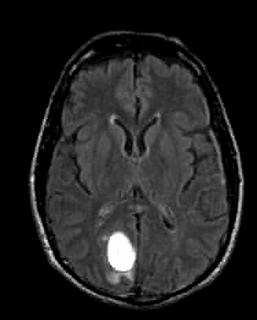
#> input picture data-science/class-3/tumor.jpg, 257 x 320 px, found by its file name
$ jupyter execute class3task.ipynb
#> lines starting #> are read from the running program, lines starting #| are printed output that depends on the picture
[cell 1]
import cv2
import numpy as np
import matplotlib.pyplot as plt

Apply vertical flip then horizontal flip to an image.

[cell 2]
image = cv2.imread('/content/tumor.jpg', cv2.IMREAD_GRAYSCALE)
#> image is the input picture: shape (320, 257); min 0, max 255, mean 34.2
# Vertical flip
flipped_image_v = cv2.flip(image, 0)
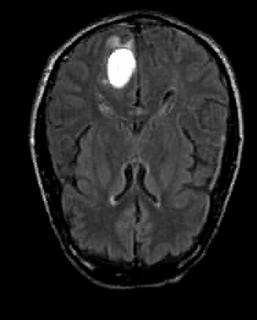
#> flipped_image_v: shape (320, 257); min 0, max 255, mean 34.2
# Horizontal flip
flipped_image_h = cv2.flip(image, 1)
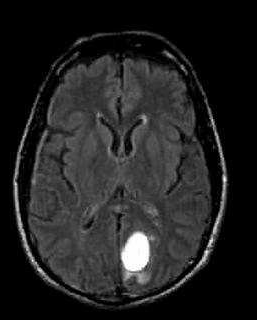
#> flipped_image_h: shape (320, 257); min 0, max 255, mean 34.2


# Display input and output images side by side
plt.figure(figsize=(15, 10))
plt.subplot(1, 3, 1)
plt.title('Original Image')
plt.imshow(image, cmap='gray')
plt.subplot(1, 3, 2)
plt.title('Vertically Flipped Image ')
plt.imshow(flipped_image_v, cmap='gray')
plt.subplot(1, 3, 3)
plt.title('Horizontally Flipped Image')
plt.imshow(flipped_image_h, cmap='gray')
plt.show()
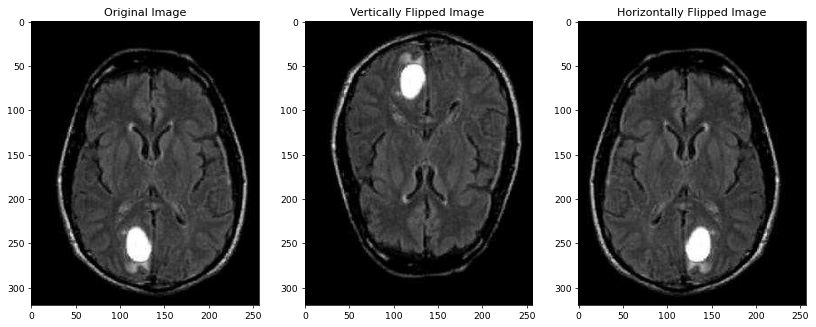
#> figure drawn by matplotlib, 3 panels

Apply rotation on the first output.

[cell 3]
import cv2
import matplotlib.pyplot as plt

def rotate_image(image, angle):
#> called with angle = 30
    (h, w) = flipped_image_v.shape[:2]
#> h = 320; w = 257
    center = (w // 2, h // 2)
#> center = (128, 160)
    matrix = cv2.getRotationMatrix2D(center, angle, 1.0)
    rotated_image = cv2.warpAffine(flipped_image_v, matrix, (w, h))
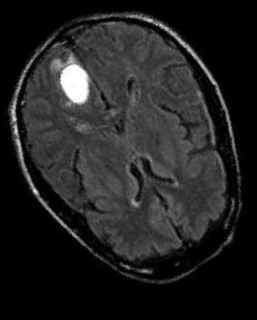
#> rotated_image: shape (320, 257); min 0, max 255, mean 34.2
    return rotated_image


# Rotate the image by 45 degrees
rotated_img = rotate_image(flipped_image_v, 30)

# Plot the original and rotated images
plt.figure(figsize=(10, 5))  # Adjust figure size

# Original image
plt.subplot(1, 2, 1)  # 1 row, 2 columns, position 1
plt.imshow(cv2.cvtColor(flipped_image_v, cv2.COLOR_BGR2RGB))
plt.title('Original Image')
plt.axis('off')

# Rotated image
plt.subplot(1, 2, 2)  # 1 row, 2 columns, position 2
plt.imshow(cv2.cvtColor(rotated_img, cv2.COLOR_BGR2RGB))
plt.title('Rotated Image (45 degrees)')
plt.axis('off')

# Display the plot
plt.tight_layout()
plt.show()
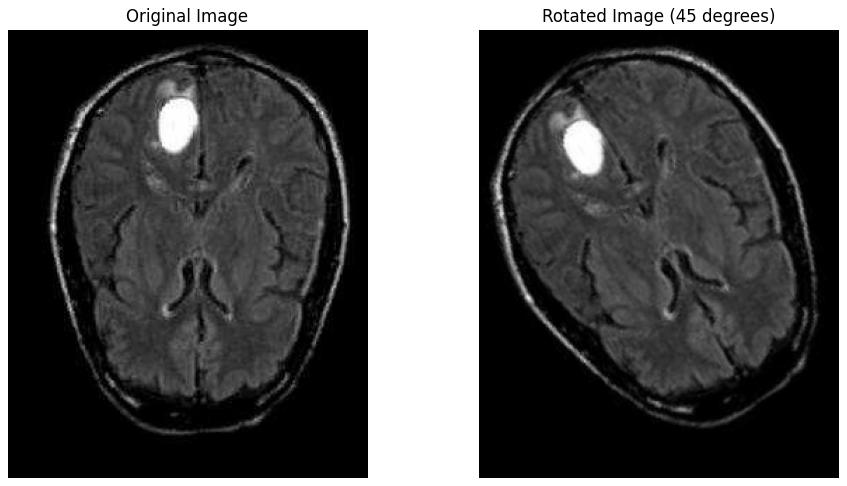
#> figure drawn by matplotlib, 2 panels

Apply 30% zooming on the second output capturing the tumor.

[cell 4]
import cv2
import numpy as np
import matplotlib.pyplot as plt

def zoom_image(flipped_image_h, zoom_factor, region='bottom_left_slightly_centered'):
#> called with zoom_factor = 1.5, region = 'bottom_left_slightly_centered'
    height, width = flipped_image_h.shape[:2]
#> height = 320; width = 257

    if region == 'bottom_left_slightly_centered':
        # Define the new region closer to the center of the bottom-left corner
        new_height, new_width = int(height / zoom_factor), int(width / zoom_factor)
#> new_height = 213; new_width = 171

        # Adjust the top and left positions to zoom slightly to the center
        top = height - new_height  # Start from the bottom
#> top = 107

        # Adjust left position to crop 30% from the right
        left = int(width * 0.3)
#> left = 77

    # Crop the image based on the region
    cropped_image = flipped_image_h[top:top+new_height, left:left+new_width]
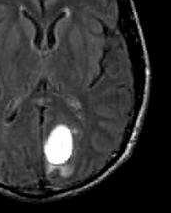
#> cropped_image: shape (213, 171); min 0, max 255, mean 49.1

    # Resize the cropped image back to original size (zoom effect)
    zoomed_image = cv2.resize(cropped_image, (width, height), interpolation=cv2.INTER_LINEAR)

    return zoomed_image


# Zoom into the bottom-left region close to the center
zoomed_image = zoom_image(flipped_image_h, zoom_factor=1.5, region='bottom_left_slightly_centered')

# Display input and output images side by side
plt.figure(figsize=(10, 8))
plt.subplot(1, 2, 1)
plt.title('Original Image')
plt.imshow(flipped_image_h, cmap='gray')
plt.subplot(1, 2, 2)
plt.title('Zoomed Image (Bottom-Left, Slightly Centered)')
plt.imshow(zoomed_image, cmap='gray')
plt.show()
